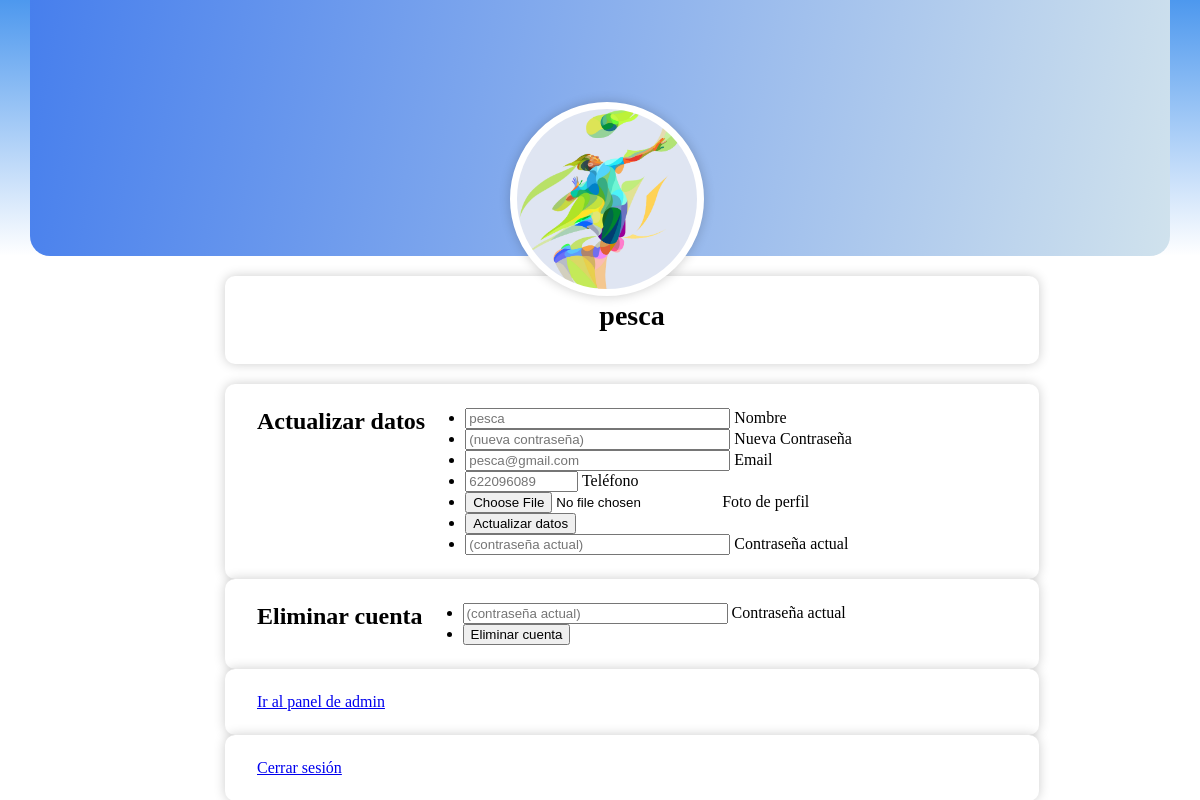
Screenshot of /PHP/userHome.php (signed in) with the database file from the repository.
### tables this page shows
create table usuario (
id int primary key auto_increment not null unique,
nombre varchar (255),
contrasena varchar (255),
email varchar (255) unique,
telefono varchar (255),
imagen text,
rol varchar(10)
);

### PHP/userHome.php (the view, shortened to what this page needs)
<?php
if (!isset($_SESSION["id"])) {
  header("Location:./login.php");
} else {
  $id = $_SESSION["id"];
  $mysql_host = "localhost:3307";
  $mysql_database = "jig";
  $mysql_user = "root";
  $mysql_password = "";
  $conexion = mysqli_connect($mysql_host, $mysql_user, $mysql_password);
  mysqli_select_db($conexion, $mysql_database);
  $select = "SELECT * FROM usuario WHERE id = '$id'";
  $resultado = mysqli_query($conexion, $select);
  while ($row = $resultado->fetch_assoc()) {
    $nombre = $row['nombre'];
    $email = $row['email'];
    $telefono = $row['telefono'];
    $imagen = $row['imagen'];
    $rol = $row['rol'];
  }
}
?>
<!DOCTYPE html>
<html lang="pt-br">
<head>
  <link rel="stylesheet" href="../CSS/userHome.css">
</head>
<body>
  <section class="user-profile">
    <div class="header">
      <div class="cover">
        <div style='background-image: url(<?php echo $imagen ?>); background-position: center; background-size: cover'
          class="perfil-usuario-avatar">
        </div>
      </div>
    </div>
    <div class="user-profile-body">
      <div class="user-profile-bio">
        <h3 class="titulo">
          <?php echo $nombre ?>
        </h3>
      </div>
      <div class="user-profile-footer">
        <h2>Actualizar datos</h2>
        <form method="POST" action="" enctype="multipart/form-data">
          <ul>
            <li class="fila">
              <input type="text" id="nombre" name="nombre" maxlength="30" size="30"
                placeholder="<?php echo $nombre ?>" />
              <label for="nombre" class="propiedad">Nombre</label>
            </li>
            <li class="fila">
              <input type="password" id="nuevacontrasena" name="nuevacontrasena" size="30"
                placeholder="(nueva contraseña)" />
              <label for="nuevacontrasena" class="propiedad">Nueva Contraseña</label>
            </li>
            <li class="fila">
              <input type="email" id="email" name="email" maxlength="30" size="30" placeholder="<?php echo $email ?>" />
              <label for="email" class="propiedad">Email</label>
            </li>
            <li class="fila">
              <input type="tel" id="telefono" name="telefono" maxlength="9" size="11"
                placeholder="<?php echo $telefono ?>" pattern="[0-9]{9}" />
              <label for="telefono" class="propiedad">Teléfono</label>
            </li>
            <li class="fila">
              <input type="file" id="foto" name="foto" />
              <label for="foto" class="propiedad">Foto de perfil</label>
            </li>
            <li class="fila">
              <input type="submit" value="Actualizar datos" name="actualizar">
            </li>
            <li class="fila">
              <input type="password" id="contrasena" name="contrasena" size="30" placeholder="(contraseña actual)"
                required />
              <label for="password" class="propiedad">Contraseña actual</label>
            </li>
          </ul>
        </form>
      </div>
      <div class="user-profile-footer">
        <h2>Eliminar cuenta</h2>
        <form action="" method="post">
          <ul>
            <li>
              <input type="password" id="contrasenaeliminar" name="contrasenaeliminar" size="30"
                placeholder="(contraseña actual)" required />
              <label for="contrasenaeliminar" class="propiedad">Contraseña actual</label>
            </li>
            <li>
              <input type="submit" value="Eliminar cuenta" name="eliminar">
            </li>
          </ul>
        </form>
      </div>
      <?php
      if ($rol == "admin") {
        echo '
        <div class="user-profile-footer">
        <a href="admin.php">Ir al panel de admin</a>
        </div>
        ';
      }
      ?>
      <div class="user-profile-footer">
        <a href="logout.php">Cerrar sesión</a>
      </div>
    </div>
  </section>
</body>
</html>

### CSS/userHome.css (style rules this page uses)
* { margin: 0; }
.user-profile .user-profile-body, .user-profile { display: flex; flex-wrap: wrap; flex-direction: column; align-items: center; }
.user-profile .header { width: 100%; display: flex; justify-content: center; background: linear-gradient(#4d98ee, transparent); margin-bottom: 1.25rem; }
.user-profile .cover { display: block; position: relative; width: 90%; height: 16rem; background: linear-gradient(100deg, #477fed, #d0e2ed); border-radius: 0 0 20px 20px; }
.user-profile .user-profile-body { width: 70%; position: relative; max-width: 750px; }
.user-profile .user-profile-body .titulo { display: block; width: 100%; font-size: 1.75em; margin-bottom: 0.5rem; }
.user-profile .user-profile-footer, .user-profile .user-profile-bio { display: flex; flex-wrap: wrap; padding: 1.5rem 2rem; box-shadow: 0 0 12px rgba(0, 0, 0, 0.2); background-color: #fff; border-radius: 10px; width: 100%; }
.user-profile .user-profile-bio { margin-bottom: 1.25rem; text-align: center; }
.user-profile .cover, .user-profile .user-profile-body { width: 95%; }
.perfil-usuario-avatar { display: flex; width: 180px; height: 180px; align-items: center; justify-content: center; border: 7px solid #ffffff; background-color: #dfe5f2; border-radius: 50%; box-shadow: 0 0 12px rgba(0, 0, 0, 0.2); position: absolute; bottom: -40px; left: calc(50% - 90px); z-index: 1; }

### rows the page displays
usuario: imagen (picture), nombre "pesca", email "pesca@gmail.com", telefono "622096089"
